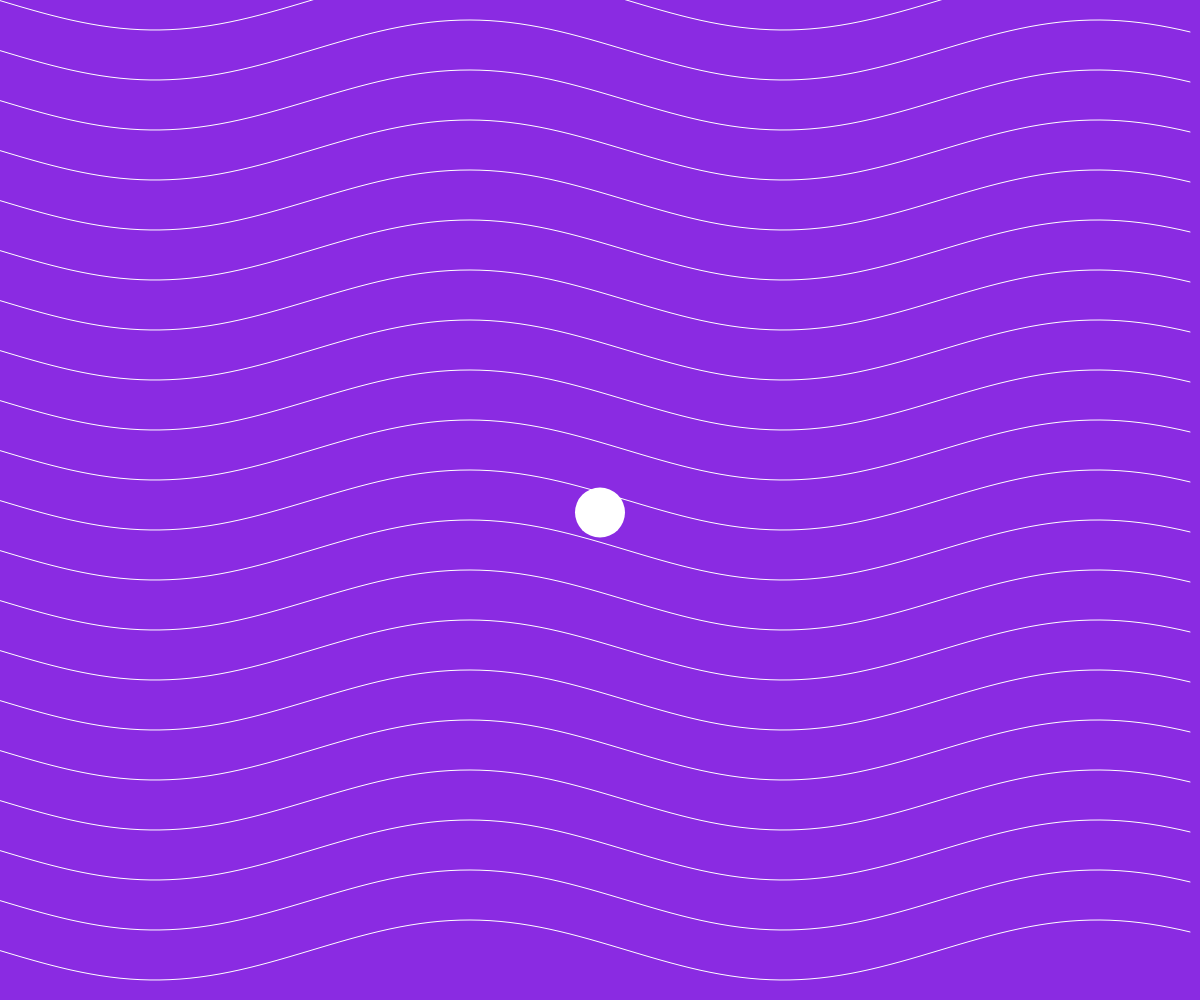
Frame 1 (no input)
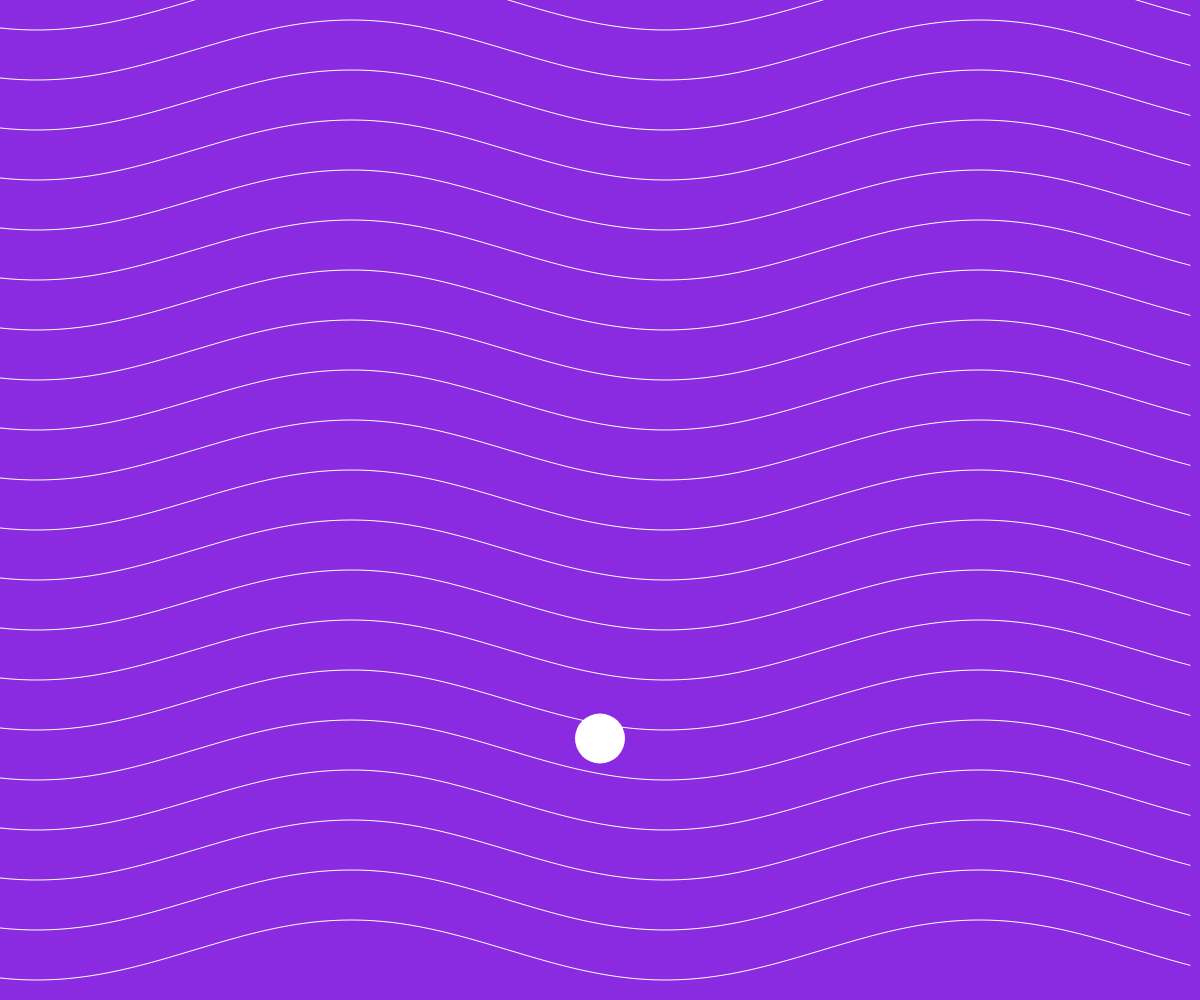
Frame 60 (no input)
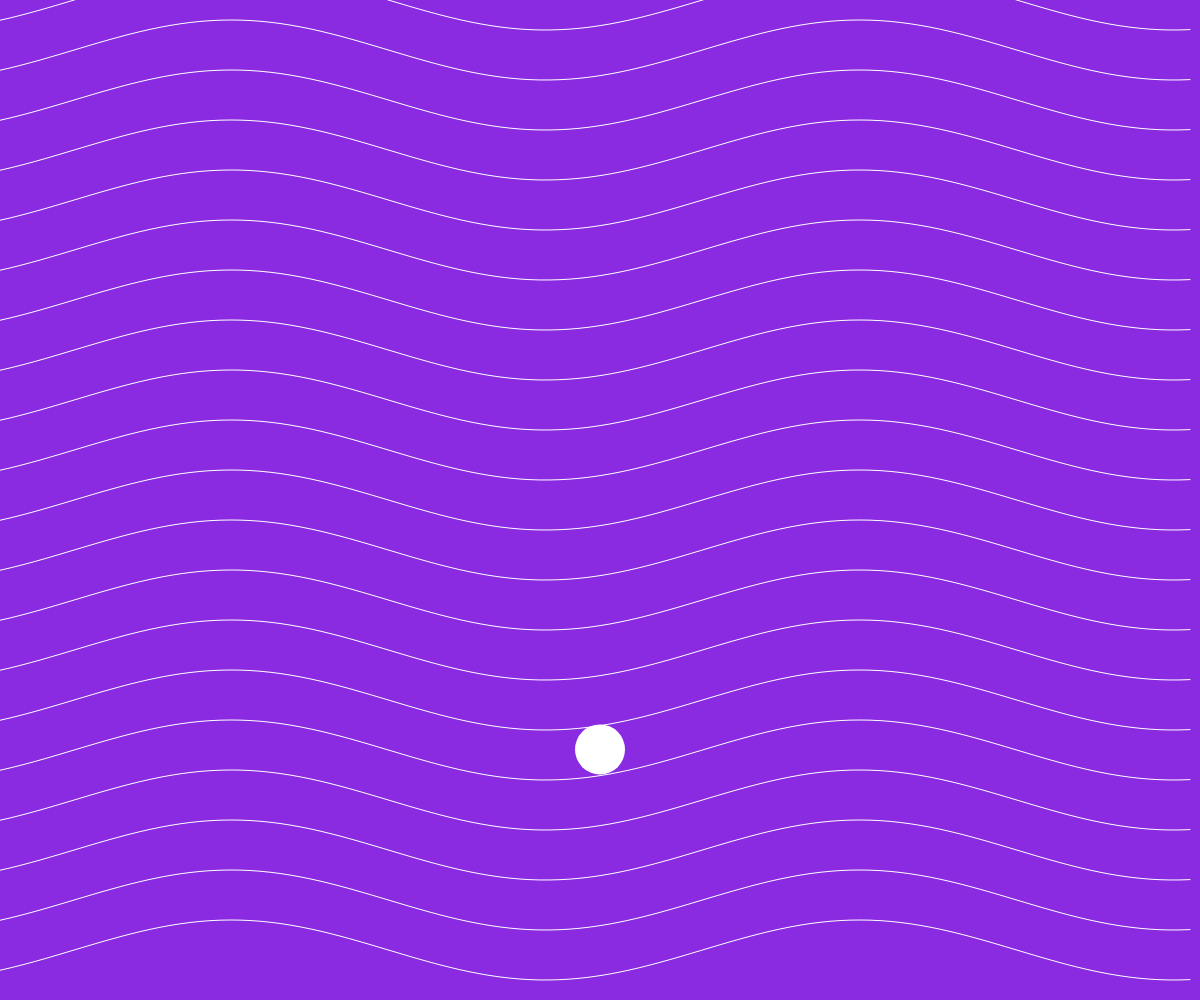
Frame 120 (the mouse pressed at the canvas centre since frame 60)

The p5.js sketch that drew these frames (run headless with seeded random() and noise() and a simulated clock; from frame 60 on, the mouse is pressed at the canvas centre):

// p5.js sketch
// ── sketch.js
let orb;  // stores vector

function setup() {
  createCanvas(windowWidth, windowHeight);
  orb = createVector(width / 2, height / 2);  // Initialize orb position as a vector
}

function draw() {
  let currentHour = hour();  // Get current hour

  // Define emotion based on the hour
  let emotion;
  if (currentHour >= 6 && currentHour < 12 || currentHour >= 20 && currentHour < 24) {
    emotion = "calm";
  } else if (currentHour >= 12 && currentHour < 16) {
    emotion = "euphoria";
  } else {
    emotion = "melancholy";
  }

  // Adjust visuals based on the emotion
  switch (emotion) {
    case "calm":
      background(135, 206, 235);  // Soft blue
      drawWaves(5, 0.005);        // Slow waves
      orb.y = lerp(orb.y, height / 2, 0.05); // modified
      break;
    case "euphoria":
      background(255, 255, 51);   // Bright yellow
      drawWaves(20, 0.03);        // Fast waves
      orb.y = lerp(orb.y, height * 0.25, 0.05); // modified
      break;
    case "melancholy":
      background(138, 43, 226);   // Deep purple
      drawWaves(20, 0.01);        // Moderate waves
      orb.y = lerp(orb.y, height * 0.75, 0.05); // modified
      break;
  }

  // Draw the floating orb
  fill(255);
  noStroke();
  ellipse(orb.x, orb.y, 50, 50); //modified
}

function drawWaves(numWaves, waveSpeed) {
  stroke(255);
  noFill();
  for (let i = 0; i < numWaves; i++) {
    let y = map(i, 0, numWaves, 0, height);
    beginShape();
    for (let x = 0; x < width; x += 10) {
      let yOffset = sin((x * waveSpeed) + (frameCount * waveSpeed * 2)) * 30;
      vertex(x, y + yOffset);
    }
    endShape();
  }
}
